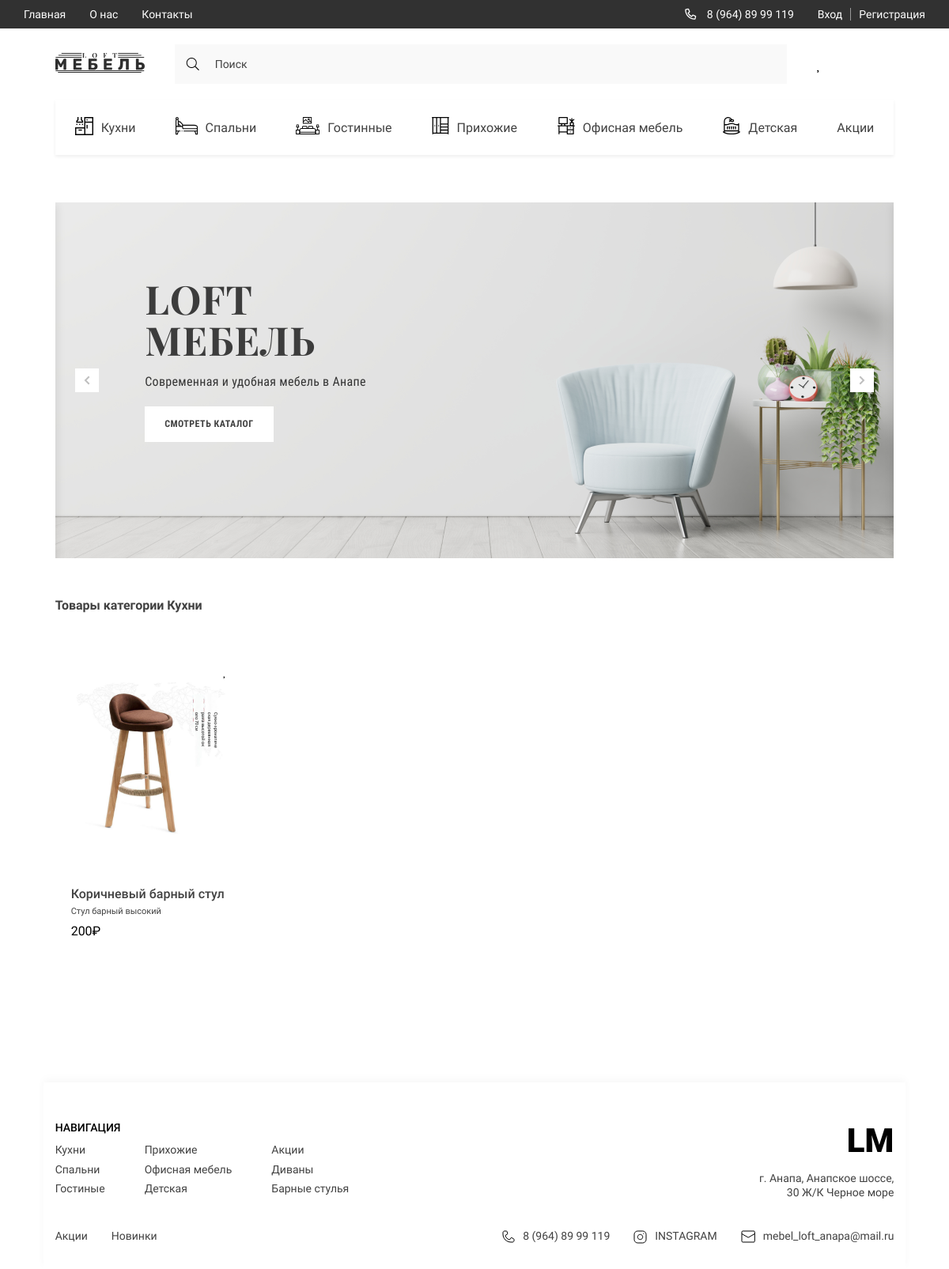
Page /categories/kuhni/ on the committed database.
### LOFT/models.py (models this page shows, shortened)
class Cat(models.Model):
    title = models.CharField(max_length=100, verbose_name='Название категории')
    slug = models.SlugField(unique=True, verbose_name='Слаг категории')
    parent = models.ForeignKey('self', null=True, blank=True, on_delete=models.CASCADE, verbose_name='Родитель',
                               related_name='subcats')
    def get_absolute_url(self):
        return reverse('category', kwargs={'slug': self.slug})
    class Meta:
        verbose_name = 'Категорию'
        verbose_name_plural = 'Категории'

class Prod(models.Model):
    title = models.CharField(max_length=100, verbose_name='Название модели')
    slug = models.SlugField(unique=True, verbose_name='Слаг модели')
    prod_model = models.ForeignKey('ProdModel', on_delete=models.CASCADE, verbose_name='Модель товара', related_name='prods', null=True, blank=True)
    description = models.CharField(max_length=350, verbose_name='Краткое описание')
    quantity = models.IntegerField(default=15, verbose_name='Количество')
    price = models.IntegerField(default=200, verbose_name='Цена')
    discount = models.IntegerField(default=0, verbose_name='Скидка')
    height = models.IntegerField(default=100, verbose_name='Высота')
    width = models.IntegerField(default=100, verbose_name='Ширина')
    length = models.IntegerField(default=100, verbose_name='Длина')
    color_name = models.CharField(max_length=50, default='Чёрный', verbose_name='Название цвета')
    color_code = models.CharField(max_length=10, default='#000000', verbose_name='Код цвета')
    category = models.ForeignKey(Cat, on_delete=models.CASCADE, verbose_name='Категория', related_name='products')
    created_at = models.DateTimeField(auto_now_add=True, verbose_name='Дата добавления')
    updated_at = models.DateTimeField(auto_now=True, verbose_name='Дата изменения')
    def get_absolute_url(self):
        return reverse('product', kwargs={'slug': self.slug})
    class Meta:
        verbose_name = 'Товар'
        verbose_name_plural = 'Товаров'

class ProdPhoto(models.Model):
    prod = models.ForeignKey(Prod, verbose_name='Фото товара', on_delete=models.CASCADE, related_name='prod_photo')
    image = models.ImageField(upload_to='products/', verbose_name='Фото товара')
    class Meta:
        verbose_name = 'Фото товара'
        verbose_name_plural = 'Фото товаров'

### LOFT/views.py (the view)
# urls.py: path('categories/<slug:slug>/', category_view, name='category'),
def category_view(request, slug):
    category = get_object_or_404(Cat, slug=slug)
    if category.slug != 'akcii':
        products = Prod.objects.filter(category=category)
    else:
        products = Prod.objects.filter(discount__gt=0)
    print(products)
    categories = Cat.objects.all()
    context = {
        'category': category,
        'products': products,
        'categories': categories,
        'title': f'Товары категории "{category.title}"'
    }
    return render(request, 'index.html', context=context)

### LOFT/templates/index.html (shortened to what this page needs)
{% extends 'base.html' %}
{% load static %}
{% block content %}
<div class="container">
    <section class="products">
        <div class="slider" data-infinity="true">
            <div class="sliderLines">
                <div class="slider__item">
                    <img src="{% static 'assets/images/banner-1.png' %}" alt="banner" class="slider__img">
                    <div class="slider__item-content">
                        <h2 class="slider__item-title">loft мебель</h2>
                        <p class="slider__item-descr">
                            Современная и удобная мебель в Анапе
                        </p>
                        <a href="#!" class="slider__item-button">СМОТРЕТЬ КАТАЛОГ</a>
                    </div>
                </div>
            </div>
            <div class="slider__btns">
                <button class="btn__prev">
                    <img src="{% static 'assets/icons/arrow.svg' %}" alt="arrow">
                </button>
                <button class="btn__next">
                    <img src="{% static 'assets/icons/arrow.svg' %}" alt="arrow">
                </button>
            </div>
        </div>
        {% if category %}
        <h2 class="products__title">Товары категории {{ category.title }}</h2>
        {% else %}
        <h2 class="products__title">Хиты продаж</h2>
        {% endif %}
        {% include 'components/_product_card.html' %}
    </section>
</div>
{% endblock %}

### LOFT/templates/components/_product_card.html (shortened to what this page needs)
{% load static %}
<div class="products__content">
{% if category and category.slug != 'akcii' %}
    {% for subcat in category.subcats.all %}
        {% for product in subcat.products.all %}
    <div class="products__item">
        <a href="{% url "toggle_favorite" slug=product.slug %}" class="products__item-heart"></a>
        <a href="{{ product.get_absolute_url }}">
            <img src="{{ product.prod_photo.first.image.url }}" alt="" class="products__item-img">
        </a>
        <div class="products__item-text">
            <h3 class="products__item-title">{{ product.title }}</h3>
            <div class="products__item-desrc">{{ product.description }}</div>
            <div class="products__item-price">{{ product.price }}₽</div>
        </div>
    </div>
    {% endfor %}
    {% endfor %}
    {% endif %}
</div>

### LOFT/templates/components/_footer.html
{% load static %}
<footer class="footer">
            <div class="container">
                <div class="footer__content">
                    <div class="footer__navigate">
                        <div class="footer__navigate-part">
                            <h2 class="footer__navigate-title">НАВИГАЦИЯ</h2>
                            <div class="footer__navigate-lists">
                                <ul class="footer__navigate-list">
                                    {% for category in categories|slice:":3" %}
                                    <li><a href="{{ category.get_absolute_url }}" class="footer__navigate-links">{{ category.title }}</a></li>
                                    {% endfor %}
                                </ul>
                                <ul class="footer__navigate-list">
                                    {% for category in categories|slice:"3:6" %}
                                    <li><a href="{{ category.get_absolute_url }}" class="footer__navigate-links">{{ category.title }}</a></li>
                                    {% endfor %}
                                </ul>
                                <ul class="footer__navigate-list">
                                   {% for category in categories|slice:"6:9" %}
                                    <li><a href="{{ category.get_absolute_url }}" class="footer__navigate-links">{{ category.title }}</a></li>
                                    {% endfor %}
                                </ul>
                            </div>
                        </div>
                        <div class="footer__navigate-part _right">
                            <a href="{% url 'main' %}" class="footer__logo">LM</a>
                            <p class="footer__adress">г. Анапа, Анапское шоссе, 30 Ж/К Черное море</p>
                        </div>
                    </div>
                    <div class="footer__social">
                        <ul class="footer__navigate-list _short">
                            <li><a href="{% url 'category' slug='akcii' %}" class="footer__navigate-links">Акции</a></li>
                            <li><a href="{% url 'main' %}" class="footer__navigate-links">Новинки</a></li>
                        </ul>
                        <ul class="footer__social-list">
                            <li>
                                <a href="tel:89648999119" class="footer__social-links">
                                    <img src="{% static 'assets/icons/phone.svg' %}" alt="phone">
                                    8 (964) 89 99 119
                                </a>
                            </li>
                            <li>
                                <a href="https://www.instagram.com/" target="_blank" class="footer__social-links">
                                    <img src="{% static 'assets/icons/inst.svg' %}" alt="insta">
                                    INSTAGRAM
                                </a>
                            </li>
                            <li>
                                <a href="mailto:mebel_loft_anapa@mail.ru" target="_blank" class="footer__social-links">
                                    <img src="{% static 'assets/icons/mail.svg' %}" alt="mail">
                                    mebel_loft_anapa@mail.ru
                                </a>
                            </li>
                        </ul>
                    </div>
                </div>
            </div>
        </footer>

### rows in the picture
Cat: title "Кухни"
Cat: title "Барные стулья"
Prod: prod_photo.first.image (picture), title "Коричневый барный стул", description "Стул барный высокий", price "200"
Cat: title "Спальни"
Cat: title "Гостиные"
Cat: title "Прихожие"
Cat: title "Офисная мебель"
Cat: title "Детская"
Cat: title "Акции"
Cat: title "Диваны"
